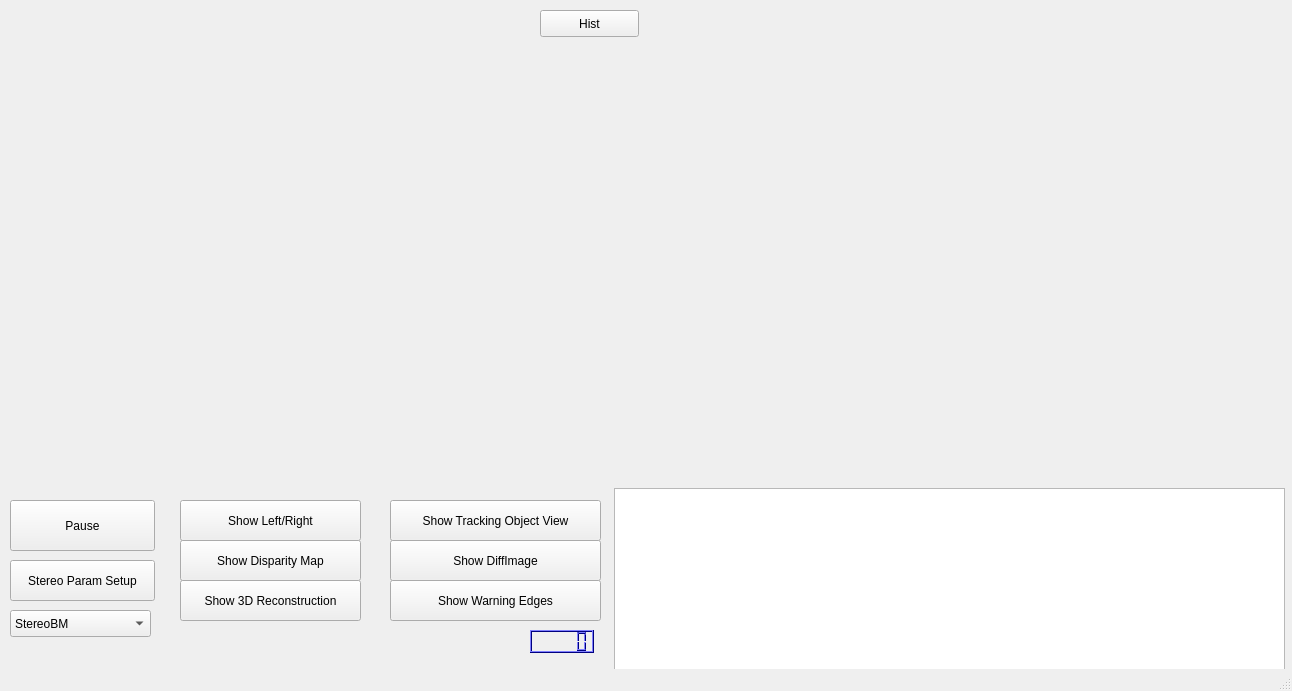
<?xml version="1.0" encoding="UTF-8"?>
<ui version="4.0">
 <class>MainWindow</class>
 <widget class="QMainWindow" name="MainWindow">
  <property name="geometry">
   <rect>
    <x>0</x>
    <y>0</y>
    <width>1292</width>
    <height>691</height>
   </rect>
  </property>
  <property name="windowTitle">
   <string>Stereo Vision Main</string>
  </property>
  <widget class="QWidget" name="centralWidget">
   <widget class="QLabel" name="lblOriginalLeft">
    <property name="geometry">
     <rect>
      <x>4</x>
      <y>4</y>
      <width>640</width>
      <height>480</height>
     </rect>
    </property>
    <property name="autoFillBackground">
     <bool>true</bool>
    </property>
    <property name="text">
     <string/>
    </property>
   </widget>
   <widget class="QLabel" name="lblOriginalRight">
    <property name="geometry">
     <rect>
      <x>648</x>
      <y>4</y>
      <width>640</width>
      <height>480</height>
     </rect>
    </property>
    <property name="mouseTracking">
     <bool>false</bool>
    </property>
    <property name="autoFillBackground">
     <bool>true</bool>
    </property>
    <property name="text">
     <string/>
    </property>
   </widget>
   <widget class="QPlainTextEdit" name="txtOutputBox">
    <property name="geometry">
     <rect>
      <x>614</x>
      <y>488</y>
      <width>671</width>
      <height>197</height>
     </rect>
    </property>
    <property name="readOnly">
     <bool>true</bool>
    </property>
   </widget>
   <widget class="QPushButton" name="btnPauseOrResume">
    <property name="geometry">
     <rect>
      <x>10</x>
      <y>500</y>
      <width>145</width>
      <height>51</height>
     </rect>
    </property>
    <property name="text">
     <string>Pause</string>
    </property>
   </widget>
   <widget class="QPushButton" name="btnShowDisparityMap">
    <property name="geometry">
     <rect>
      <x>180</x>
      <y>540</y>
      <width>181</width>
      <height>41</height>
     </rect>
    </property>
    <property name="text">
     <string>Show Disparity Map</string>
    </property>
   </widget>
   <widget class="QPushButton" name="btnShowStereoParamSetup">
    <property name="geometry">
     <rect>
      <x>10</x>
      <y>560</y>
      <width>145</width>
      <height>41</height>
     </rect>
    </property>
    <property name="text">
     <string>Stereo Param Setup</string>
    </property>
   </widget>
   <widget class="QPushButton" name="btnShow3DReconstruction">
    <property name="geometry">
     <rect>
      <x>180</x>
      <y>580</y>
      <width>181</width>
      <height>41</height>
     </rect>
    </property>
    <property name="text">
     <string>Show 3D Reconstruction</string>
    </property>
   </widget>
   <widget class="QPushButton" name="btnShowInputImages">
    <property name="geometry">
     <rect>
      <x>180</x>
      <y>500</y>
      <width>181</width>
      <height>41</height>
     </rect>
    </property>
    <property name="text">
     <string>Show Left/Right</string>
    </property>
   </widget>
   <widget class="QPushButton" name="btnShowTrackingObjectView">
    <property name="geometry">
     <rect>
      <x>390</x>
      <y>500</y>
      <width>211</width>
      <height>41</height>
     </rect>
    </property>
    <property name="text">
     <string>Show Tracking Object View</string>
    </property>
   </widget>
   <widget class="QPushButton" name="btnShowDiffImage">
    <property name="geometry">
     <rect>
      <x>390</x>
      <y>540</y>
      <width>211</width>
      <height>41</height>
     </rect>
    </property>
    <property name="text">
     <string>Show DiffImage</string>
    </property>
   </widget>
   <widget class="QPushButton" name="btnShowWarningLines">
    <property name="geometry">
     <rect>
      <x>390</x>
      <y>580</y>
      <width>211</width>
      <height>41</height>
     </rect>
    </property>
    <property name="text">
     <string>Show Warning Edges</string>
    </property>
   </widget>
   <widget class="QComboBox" name="comboBox">
    <property name="geometry">
     <rect>
      <x>10</x>
      <y>610</y>
      <width>141</width>
      <height>27</height>
     </rect>
    </property>
    <item>
     <property name="text">
      <string>StereoBM</string>
     </property>
    </item>
    <item>
     <property name="text">
      <string>StereoSGBM</string>
     </property>
    </item>
   </widget>
   <widget class="QLCDNumber" name="lcdNumber">
    <property name="geometry">
     <rect>
      <x>530</x>
      <y>630</y>
      <width>64</width>
      <height>23</height>
     </rect>
    </property>
    <property name="palette">
     <palette>
      <active>
       <colorrole role="WindowText">
        <brush brushstyle="SolidPattern">
         <color alpha="255">
          <red>0</red>
          <green>0</green>
          <blue>0</blue>
         </color>
        </brush>
       </colorrole>
       <colorrole role="Button">
        <brush brushstyle="SolidPattern">
         <color alpha="255">
          <red>0</red>
          <green>0</green>
          <blue>255</blue>
         </color>
        </brush>
       </colorrole>
       <colorrole role="Light">
        <brush brushstyle="SolidPattern">
         <color alpha="255">
          <red>127</red>
          <green>127</green>
          <blue>255</blue>
         </color>
        </brush>
       </colorrole>
       <colorrole role="Midlight">
        <brush brushstyle="SolidPattern">
         <color alpha="255">
          <red>63</red>
          <green>63</green>
          <blue>255</blue>
         </color>
        </brush>
       </colorrole>
       <colorrole role="Dark">
        <brush brushstyle="SolidPattern">
         <color alpha="255">
          <red>0</red>
          <green>0</green>
          <blue>127</blue>
         </color>
        </brush>
       </colorrole>
       <colorrole role="Mid">
        <brush brushstyle="SolidPattern">
         <color alpha="255">
          <red>0</red>
          <green>0</green>
          <blue>170</blue>
         </color>
        </brush>
       </colorrole>
       <colorrole role="Text">
        <brush brushstyle="SolidPattern">
         <color alpha="255">
          <red>0</red>
          <green>0</green>
          <blue>0</blue>
         </color>
        </brush>
       </colorrole>
       <colorrole role="BrightText">
        <brush brushstyle="SolidPattern">
         <color alpha="255">
          <red>255</red>
          <green>255</green>
          <blue>255</blue>
         </color>
        </brush>
       </colorrole>
       <colorrole role="ButtonText">
        <brush brushstyle="SolidPattern">
         <color alpha="255">
          <red>0</red>
          <green>0</green>
          <blue>0</blue>
         </color>
        </brush>
       </colorrole>
       <colorrole role="Base">
        <brush brushstyle="SolidPattern">
         <color alpha="255">
          <red>255</red>
          <green>255</green>
          <blue>255</blue>
         </color>
        </brush>
       </colorrole>
       <colorrole role="Window">
        <brush brushstyle="SolidPattern">
         <color alpha="255">
          <red>0</red>
          <green>0</green>
          <blue>255</blue>
         </color>
        </brush>
       </colorrole>
       <colorrole role="Shadow">
        <brush brushstyle="SolidPattern">
         <color alpha="255">
          <red>0</red>
          <green>0</green>
          <blue>0</blue>
         </color>
        </brush>
       </colorrole>
       <colorrole role="AlternateBase">
        <brush brushstyle="SolidPattern">
         <color alpha="255">
          <red>127</red>
          <green>127</green>
          <blue>255</blue>
         </color>
        </brush>
       </colorrole>
       <colorrole role="ToolTipBase">
        <brush brushstyle="SolidPattern">
         <color alpha="255">
          <red>255</red>
          <green>255</green>
          <blue>220</blue>
         </color>
        </brush>
       </colorrole>
       <colorrole role="ToolTipText">
        <brush brushstyle="SolidPattern">
         <color alpha="255">
          <red>0</red>
          <green>0</green>
          <blue>0</blue>
         </color>
        </brush>
       </colorrole>
      </active>
      <inactive>
       <colorrole role="WindowText">
        <brush brushstyle="SolidPattern">
         <color alpha="255">
          <red>0</red>
          <green>0</green>
          <blue>0</blue>
         </color>
        </brush>
       </colorrole>
       <colorrole role="Button">
        <brush brushstyle="SolidPattern">
         <color alpha="255">
          <red>0</red>
          <green>0</green>
          <blue>255</blue>
         </color>
        </brush>
       </colorrole>
       <colorrole role="Light">
        <brush brushstyle="SolidPattern">
         <color alpha="255">
          <red>127</red>
          <green>127</green>
          <blue>255</blue>
         </color>
        </brush>
       </colorrole>
       <colorrole role="Midlight">
        <brush brushstyle="SolidPattern">
         <color alpha="255">
          <red>63</red>
          <green>63</green>
          <blue>255</blue>
         </color>
        </brush>
       </colorrole>
       <colorrole role="Dark">
        <brush brushstyle="SolidPattern">
         <color alpha="255">
          <red>0</red>
          <green>0</green>
          <blue>127</blue>
         </color>
        </brush>
       </colorrole>
       <colorrole role="Mid">
        <brush brushstyle="SolidPattern">
         <color alpha="255">
          <red>0</red>
          <green>0</green>
          <blue>170</blue>
         </color>
        </brush>
       </colorrole>
       <colorrole role="Text">
        <brush brushstyle="SolidPattern">
         <color alpha="255">
          <red>0</red>
          <green>0</green>
          <blue>0</blue>
         </color>
        </brush>
       </colorrole>
       <colorrole role="BrightText">
        <brush brushstyle="SolidPattern">
         <color alpha="255">
          <red>255</red>
          <green>255</green>
          <blue>255</blue>
         </color>
        </brush>
       </colorrole>
       <colorrole role="ButtonText">
        <brush brushstyle="SolidPattern">
         <color alpha="255">
          <red>0</red>
          <green>0</green>
          <blue>0</blue>
         </color>
        </brush>
       </colorrole>
       <colorrole role="Base">
        <brush brushstyle="SolidPattern">
         <color alpha="255">
          <red>255</red>
          <green>255</green>
          <blue>255</blue>
         </color>
        </brush>
       </colorrole>
       <colorrole role="Window">
        <brush brushstyle="SolidPattern">
         <color alpha="255">
          <red>0</red>
          <green>0</green>
          <blue>255</blue>
         </color>
        </brush>
       </colorrole>
       <colorrole role="Shadow">
        <brush brushstyle="SolidPattern">
         <color alpha="255">
          <red>0</red>
          <green>0</green>
          <blue>0</blue>
         </color>
        </brush>
       </colorrole>
       <colorrole role="AlternateBase">
        <brush brushstyle="SolidPattern">
         <color alpha="255">
          <red>127</red>
          <green>127</green>
          <blue>255</blue>
         </color>
        </brush>
       </colorrole>
       <colorrole role="ToolTipBase">
        <brush brushstyle="SolidPattern">
         <color alpha="255">
          <red>255</red>
          <green>255</green>
          <blue>220</blue>
         </color>
        </brush>
       </colorrole>
       <colorrole role="ToolTipText">
        <brush brushstyle="SolidPattern">
         <color alpha="255">
          <red>0</red>
          <green>0</green>
          <blue>0</blue>
         </color>
        </brush>
       </colorrole>
      </inactive>
      <disabled>
       <colorrole role="WindowText">
        <brush brushstyle="SolidPattern">
         <color alpha="255">
          <red>0</red>
          <green>0</green>
          <blue>127</blue>
         </color>
        </brush>
       </colorrole>
       <colorrole role="Button">
        <brush brushstyle="SolidPattern">
         <color alpha="255">
          <red>0</red>
          <green>0</green>
          <blue>255</blue>
         </color>
        </brush>
       </colorrole>
       <colorrole role="Light">
        <brush brushstyle="SolidPattern">
         <color alpha="255">
          <red>127</red>
          <green>127</green>
          <blue>255</blue>
         </color>
        </brush>
       </colorrole>
       <colorrole role="Midlight">
        <brush brushstyle="SolidPattern">
         <color alpha="255">
          <red>63</red>
          <green>63</green>
          <blue>255</blue>
         </color>
        </brush>
       </colorrole>
       <colorrole role="Dark">
        <brush brushstyle="SolidPattern">
         <color alpha="255">
          <red>0</red>
          <green>0</green>
          <blue>127</blue>
         </color>
        </brush>
       </colorrole>
       <colorrole role="Mid">
        <brush brushstyle="SolidPattern">
         <color alpha="255">
          <red>0</red>
          <green>0</green>
          <blue>170</blue>
         </color>
        </brush>
       </colorrole>
       <colorrole role="Text">
        <brush brushstyle="SolidPattern">
         <color alpha="255">
          <red>0</red>
          <green>0</green>
          <blue>127</blue>
         </color>
        </brush>
       </colorrole>
       <colorrole role="BrightText">
        <brush brushstyle="SolidPattern">
         <color alpha="255">
          <red>255</red>
          <green>255</green>
          <blue>255</blue>
         </color>
        </brush>
       </colorrole>
       <colorrole role="ButtonText">
        <brush brushstyle="SolidPattern">
         <color alpha="255">
          <red>0</red>
          <green>0</green>
          <blue>127</blue>
         </color>
        </brush>
       </colorrole>
       <colorrole role="Base">
        <brush brushstyle="SolidPattern">
         <color alpha="255">
          <red>0</red>
          <green>0</green>
          <blue>255</blue>
         </color>
        </brush>
       </colorrole>
       <colorrole role="Window">
        <brush brushstyle="SolidPattern">
         <color alpha="255">
          <red>0</red>
          <green>0</green>
          <blue>255</blue>
         </color>
        </brush>
       </colorrole>
       <colorrole role="Shadow">
        <brush brushstyle="SolidPattern">
         <color alpha="255">
          <red>0</red>
          <green>0</green>
          <blue>0</blue>
         </color>
        </brush>
       </colorrole>
       <colorrole role="AlternateBase">
        <brush brushstyle="SolidPattern">
         <color alpha="255">
          <red>0</red>
          <green>0</green>
          <blue>255</blue>
         </color>
        </brush>
       </colorrole>
       <colorrole role="ToolTipBase">
        <brush brushstyle="SolidPattern">
         <color alpha="255">
          <red>255</red>
          <green>255</green>
          <blue>220</blue>
         </color>
        </brush>
       </colorrole>
       <colorrole role="ToolTipText">
        <brush brushstyle="SolidPattern">
         <color alpha="255">
          <red>0</red>
          <green>0</green>
          <blue>0</blue>
         </color>
        </brush>
       </colorrole>
      </disabled>
     </palette>
    </property>
   </widget>
   <widget class="QPushButton" name="toggleButtonHist1">
    <property name="geometry">
     <rect>
      <x>540</x>
      <y>10</y>
      <width>99</width>
      <height>27</height>
     </rect>
    </property>
    <property name="text">
     <string>Hist</string>
    </property>
   </widget>
  </widget>
  <widget class="QMenuBar" name="menuBar">
   <property name="geometry">
    <rect>
     <x>0</x>
     <y>0</y>
     <width>1292</width>
     <height>25</height>
    </rect>
   </property>
  </widget>
  <widget class="QStatusBar" name="statusBar"/>
 </widget>
 <layoutdefault spacing="6" margin="11"/>
 <resources/>
 <connections/>
</ui>
